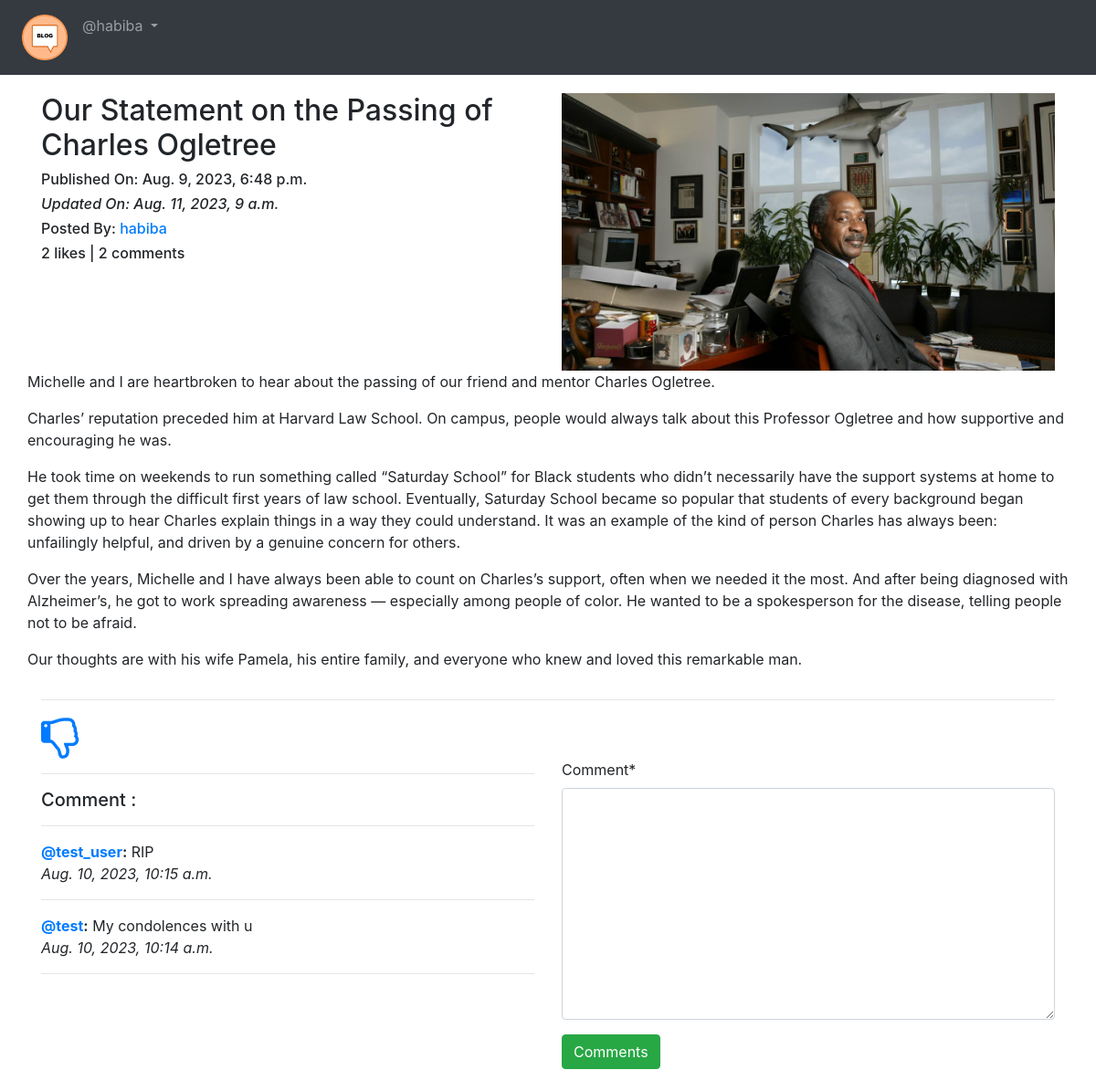
Page /blog/details/Our-Statement-on-the-Passing-of-Charles-Ogletree-<function uuid5 at 0x000001D0E97B44C0>/ (signed in) on the committed database.
### APP_Blog/models.py (models this page shows, shortened)
class Blog(models.Model):
    author = models.ForeignKey(User, on_delete=models.CASCADE, related_name='post_author')
    blog_title = models.CharField(max_length=264, verbose_name="Put a Title")
    slug = models.SlugField(max_length=264, unique=True)
    blog_content=models.TextField(verbose_name="What is on your mind ??")
    blog_image = models.ImageField(upload_to='blog_images', verbose_name='Image')
    publish_date = models.DateTimeField(auto_now_add=True) # only one time only on first entry
    update_date = models.DateTimeField(auto_now=True)
    class Meta:
        ordering = ['-publish_date']

class Comment(models.Model):
    blog = models.ForeignKey(Blog, on_delete=models.CASCADE, related_name='blog_comment')
    user = models.ForeignKey(User, on_delete=models.CASCADE, related_name='user_comment')
    comment = models.TextField()
    comment_date = models.DateTimeField(auto_now_add=True)
    class Meta:
        ordering = ['-comment_date']

### APP_Blog/views.py (the view, shortened to what this page needs)
# urls.py: path('details/<slug>/',views.blog_details,name='blog_details'),
@login_required
def blog_details(request,slug):
    blog = Blog.objects.get(slug=slug)
    comment_form = CommentForm()
    already_liked = Likes.objects.filter(blog=blog, user=request.user)
    if already_liked:
        liked = True
    else:
        liked = False
    dict ={'blog':blog,
           'comment_form':comment_form,
            'liked' : liked}
    return render(request, 'APP_Blog/blog_details.html',context = dict)

### APP_Blog/forms.py
class CommentForm(forms.ModelForm):
    class Meta:
        model =Comment
        fields = ('comment',)

### templates/APP_Blog/blog_details.html (shortened to what this page needs)
{% extends 'base.html' %}
{% load crispy_forms_tags %}
{% block body_block %}
<div class="row">
    <div class="col-sm-6">
        <h2>{{ blog.blog_title }}</h2>
        <h6>Published On: {{ blog.publish_date }}
        </i></h6>
        <i>
            <h6>Updated On: {{ blog.update_date }}
        </i></h6>
        <h6>Posted By: <a href="">{{ blog.author }}</a></h6>
        <h6>{{ blog.liked_blog.count }} likes | {{ blog.blog_comment.count}} comments</h6>
    </div>
    <div class="col-sm-6">
        <img src="/media/{{blog.blog_image}}" alt="{{blog.blog_title}}" width=100%>
    </div>
    <p> {{ blog.blog_content|linebreaks }} </p>
</div>
<hr>
{%if liked %}
    <a href="{% url 'APP_Blog:unliked_post' blog.pk %}"> <i class="fa fa-thumbs-o-down fa-3x" aria-hidden="true"></i> </a>
{% else %}
    <a href="{% url 'APP_Blog:liked_post' blog.pk %}"> <i class="fa fa-thumbs-o-up fa-3x" aria-hidden="true"></i> </a>
{% endif %}
<div class="row">
    <div class="col-sm-6">
        <hr>
        <h5> Comment :</h5>
        <hr>
        {% for comment in blog.blog_comment.all%}
        <p><strong><a href="">@{{comment.user}}</a>:</strong> {{comment.comment}}
            <br>
            <i>{{comment.comment_date}}</i>
        </p>
        <hr>
        {% endfor %}
    </div>
    <div class="col-sm-6">
        <form action="" method="POST">
            {{comment_form | crispy}}
            <button type="submit" class="btn btn-md btn-success">Comments</button>
            <br>
            <br>
        </form>
    </div>
</div>
{% endblock%}

### templates/base.html (shortened to what this page needs)
<!DOCTYPE html>
<html lang="en">
<head>
    <link rel="stylesheet" href="https://cdn.jsdelivr.net/npm/bootstrap@4.6.2/dist/css/bootstrap.min.css">
    <link rel="stylesheet" href="https://cdnjs.cloudflare.com/ajax/libs/font-awesome/4.7.0/css/font-awesome.min.css">
</head>
<body>
    <nav class="navbar navbar-expand-sm bg-dark navbar-dark">
        <ul class="navbar-nav">
            <li class="nav-item active">
                <a class="nav-link" href="{% url 'index' %}"><img src="/media/blogg-Home.png" width="50px" alt="Home"> </a>
            </li>
            {% if user.is_authenticated %}
            <div class="nav-item dropdown">
                <a class="nav-link dropdown-toggle" href="#"  data-toggle="dropdown" id="navbardrop">
                   @{{user.username}}
                </a>
            </div>
            {% endif %}
        </ul>
    </nav>
    <div class="container" style="padding-top: 20px;">
        {% block body_block %}
        {% endblock%}
    </div>
</body>
</html>

### rows in the picture
Blog: blog_title "Our Statement on the Passing of Charles Ogletree", publish_date "Aug. 9, 2023, 6:48 p.m.", update_date "Aug. 11, 2023, 9 a.m.", author "habiba", liked_blog.count "2", blog_comment.count "2", blog_image (picture), blog_content "Michelle and I are heartbroken to hear about the passing of our friend and mentor Charles Ogletree. Charles’ reputation preceded him at Harvard Law School. On campus, people would always talk about this Professor Ogletree and how supportive and encouraging he was. He took time on weekends to run something called “Saturday School” for Black students who didn’t necessarily have the support systems at home to get them through the difficult first years of law school. Eventually, Saturday School became so popular that students of every background began showing up to hear Charles explain things in a way they could understand. It was an example of the kind of person Charles has always been:…"
Comment: user "test_user", comment "RIP", comment_date "Aug. 10, 2023, 10:15 a.m."
Comment: user "test", comment "My condolences with u", comment_date "Aug. 10, 2023, 10:14 a.m."

### other values in the picture
{{ user.username }} "habiba"
